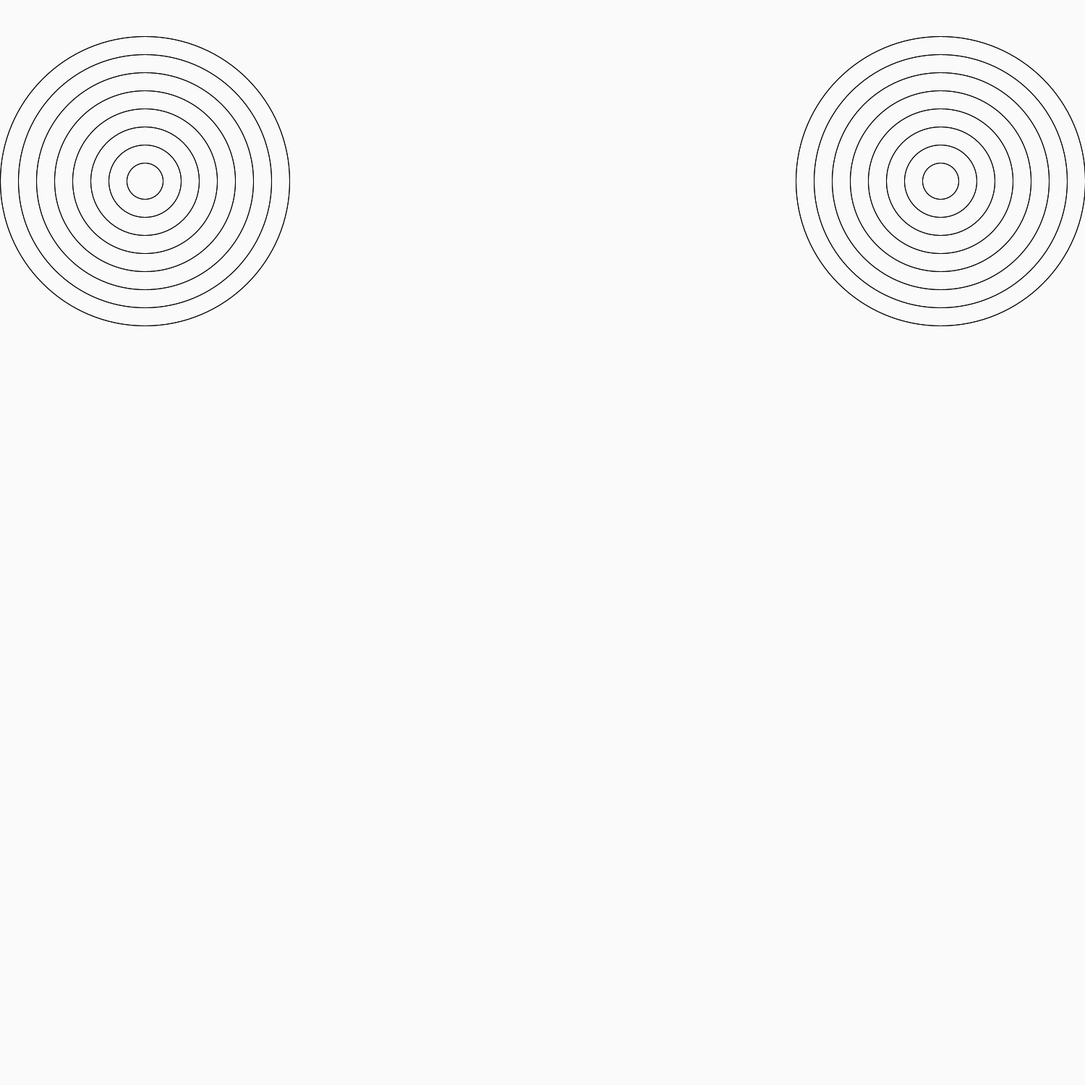
Frame 1 (no input)
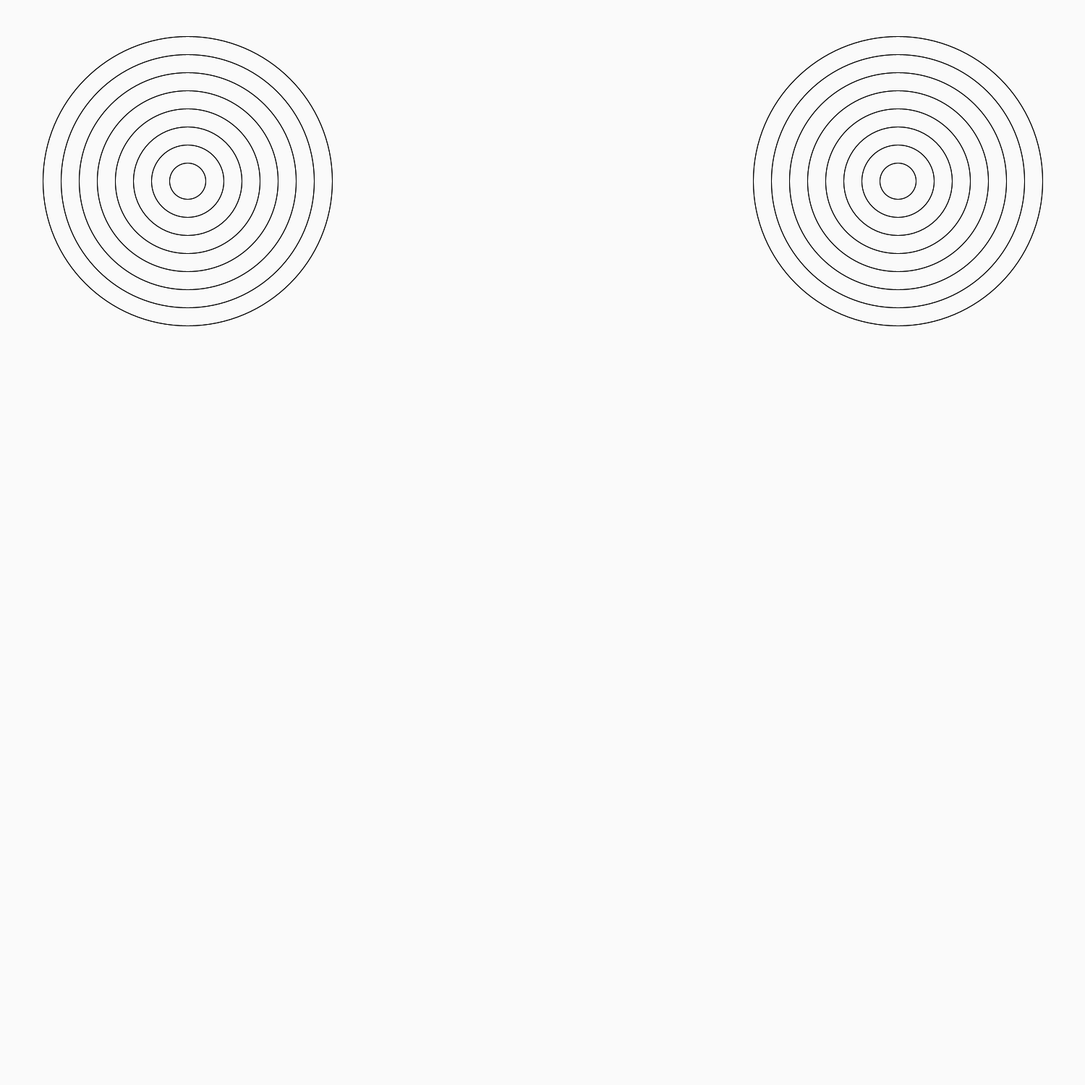
Frame 60 (the mouse pressed at the canvas centre just before this capture)
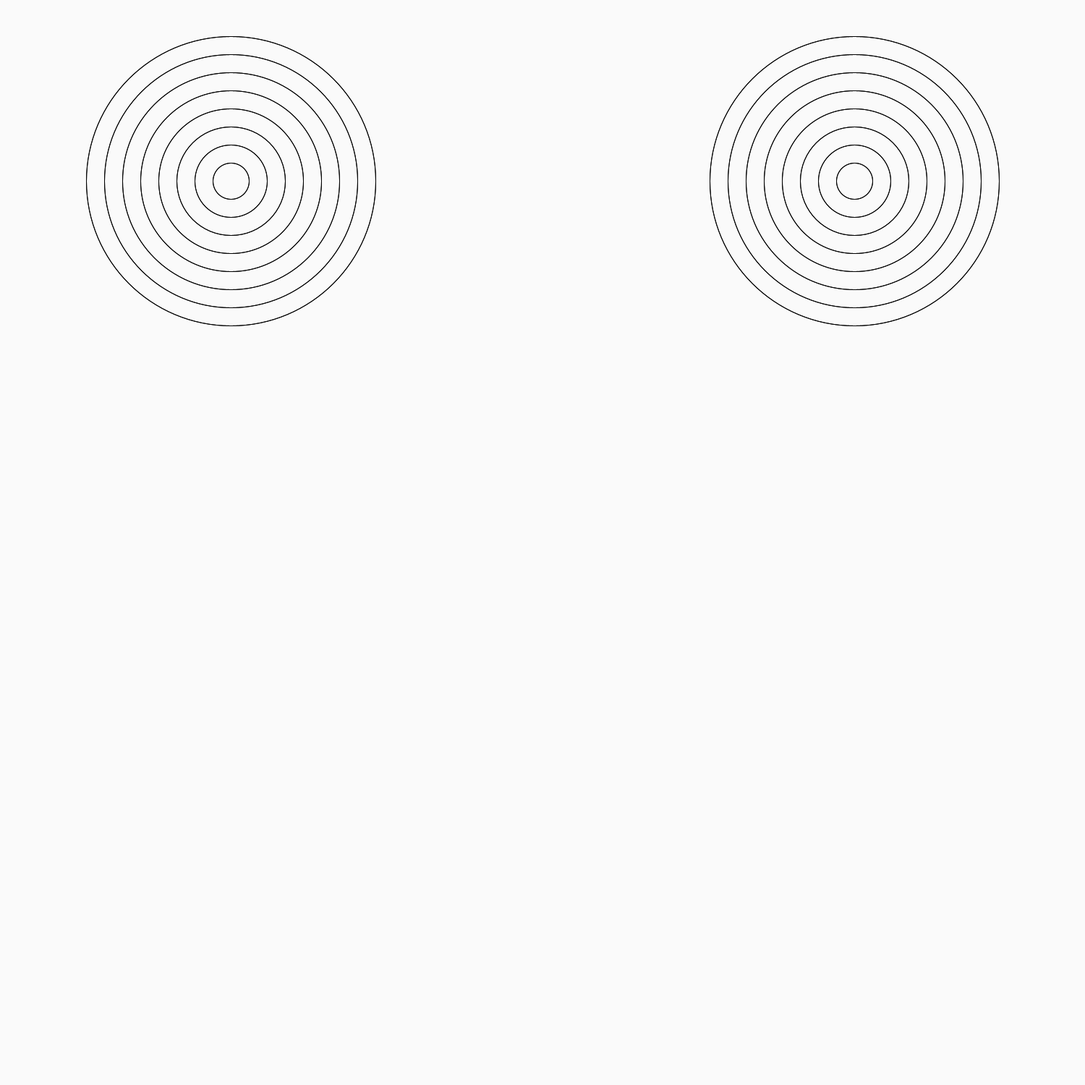
Frame 120 (the mouse held since frame 60 and released just before this capture)

The Processing sketch that drew these frames (run headless with seeded random() and noise(); from frame 60 on, the mouse is pressed at the canvas centre):

// Processing sketch: Amazing_Rings
// ── Amazing_Rings.pde
int X1 = 200;
int X2 = 1300;
int dX2=-1;
int dX1=1;
void setup(){
  size(1500,1500);
  
  noFill();
}
void draw(){
  
  background(250,250,250);
  
for(int x = 400; x > 0;x-=50){
   ellipse(X2,250,x,x); 
   ellipse(X2,250,x,x); 
   
   
  }
  X2+=dX2;
 for(int x = 400; x > 0;x-=50){
   ellipse(X1,250,x,x); 
   ellipse(X1,250,x,x); 
   
  
   
  } 
   X1+=dX1;
   if(X1>=1300||X2>=1300){
   dX1*=-1;
   dX2*=-1;
   }
} 
